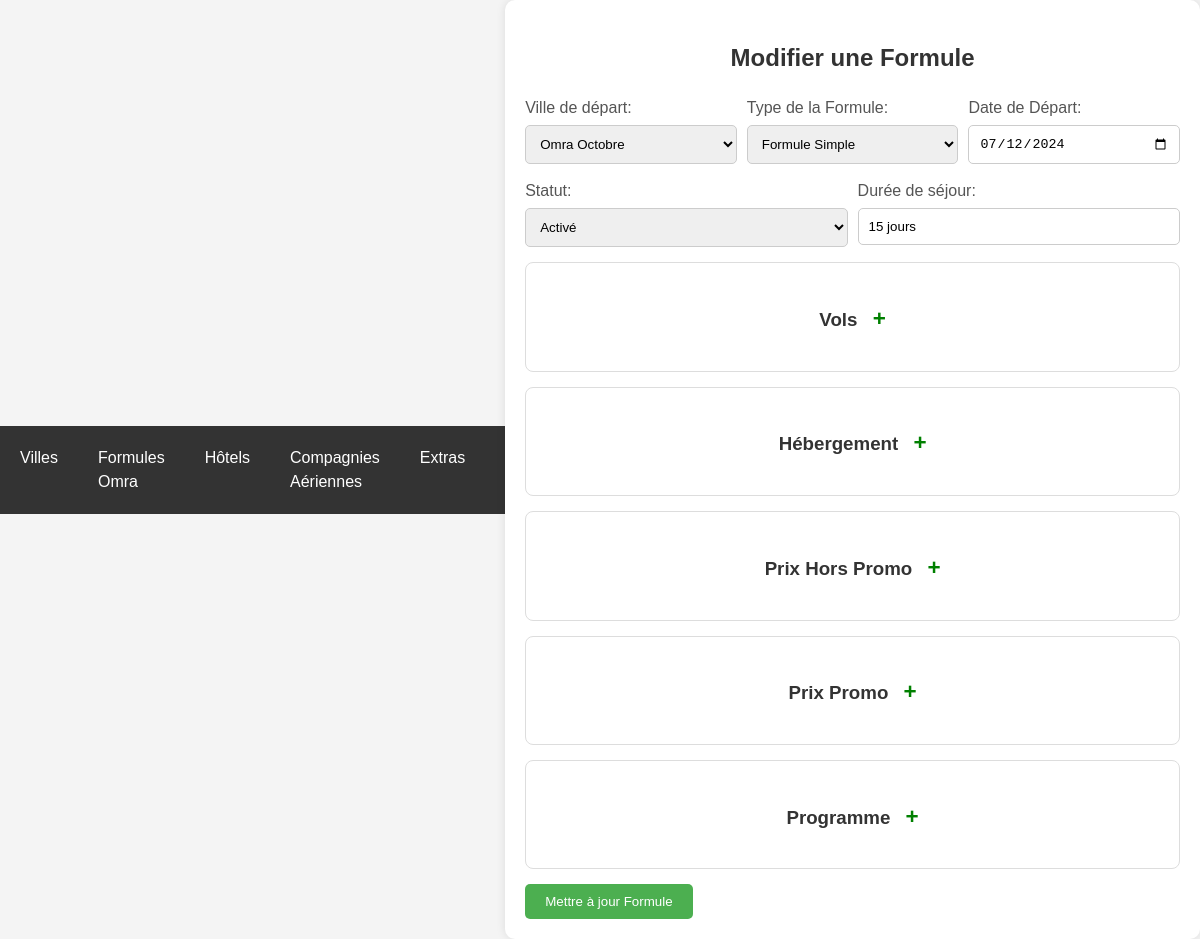
Before: /edit_formule.php?id=11 with the older database file.
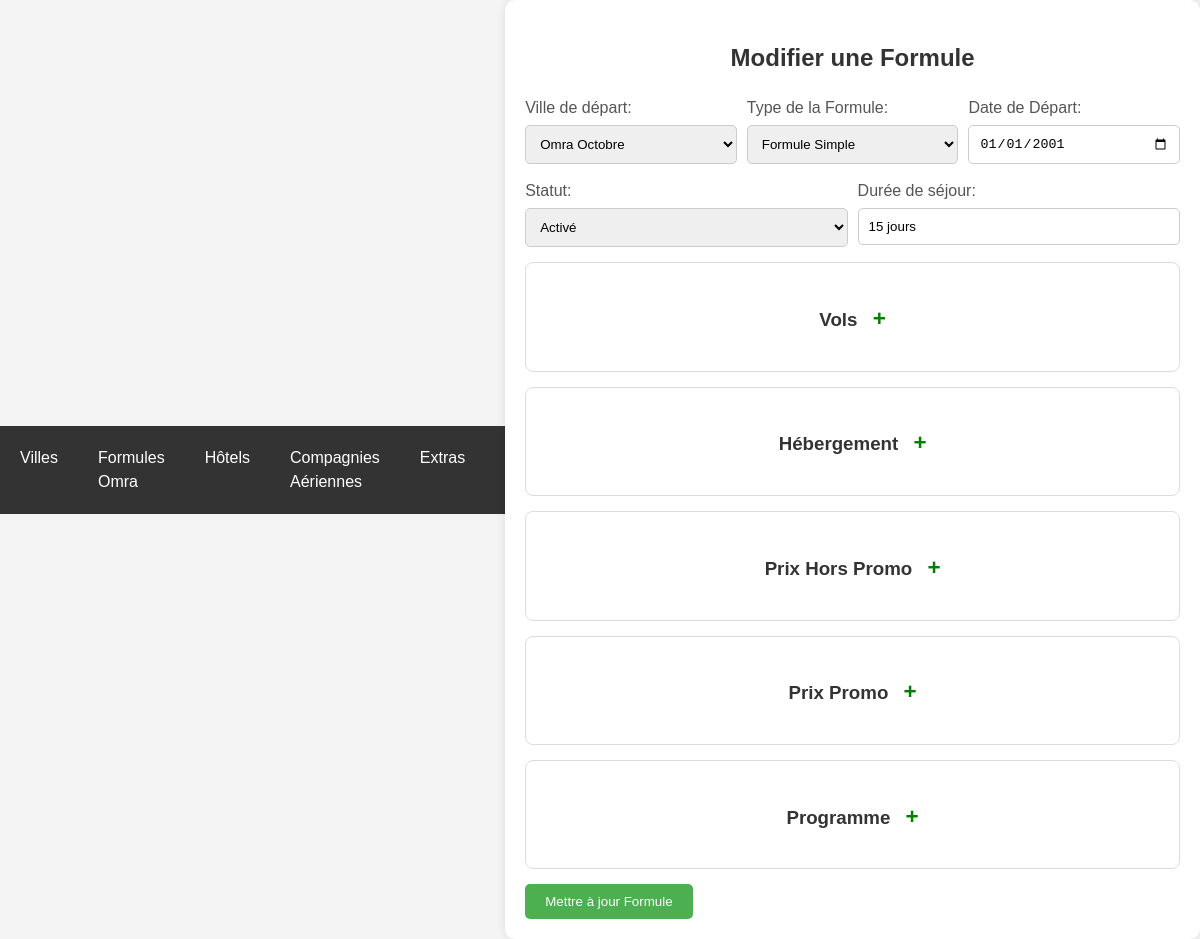
After: the same page with the newer database file.
### tables this page shows
CREATE TABLE `formules` (
  `id` int(11) NOT NULL,
  `package_id` int(11) NOT NULL,
  `date_depart` date DEFAULT NULL,
  `statut` enum('activé','désactivé') NOT NULL,
  `duree_sejour` varchar(255) NOT NULL,
  `prix_chambre_quadruple` decimal(10,2) NOT NULL,
  `prix_chambre_triple` decimal(10,2) NOT NULL,
  `prix_chambre_double` decimal(10,2) NOT NULL,
  `prix_chambre_single` decimal(10,2) NOT NULL,
  `child_discount` decimal(10,2) NOT NULL,
  `prix_bebe` decimal(10,2) NOT NULL,
  `prix_chambre_quadruple_promo` decimal(10,2) NOT NULL,
  `prix_chambre_triple_promo` decimal(10,2) NOT NULL,
  `prix_chambre_double_promo` decimal(10,2) NOT NULL,
  `prix_chambre_single_promo` decimal(10,2) NOT NULL,
  `description` text NOT NULL,
  `type_id` int(11) DEFAULT NULL,
  `created_at` timestamp NOT NULL DEFAULT current_timestamp() ON UPDATE current_timestamp()
);

### edit_formule.php (the view, shortened to what this page needs)
<!DOCTYPE html>
<html lang="fr">
<head>
    <link rel="stylesheet" href="styles.css">
</head>
<body>
    <?php include 'header.php'; ?>
    <div class="container">
        <h2>Modifier une Formule</h2>
        <form action="update_formule_submit.php" method="POST">
            <?php
            include 'db.php';
            if (isset($_GET['id'])) {
                $formuleId = $_GET['id'];
                $sql = "SELECT * FROM formules WHERE id = $formuleId";
                $result = mysqli_query($conn, $sql);
                if (mysqli_num_rows($result) > 0) {
                    $row = mysqli_fetch_assoc($result);
                    $existingPackageId = $row['package_id'];
                    $existingTypeId = $row['type_id'];
                    $existingStatut = $row['statut'];
                    $existingDureeSejour = $row['duree_sejour'];
                    $existingDateDepart = $row['date_depart'];
                } else {
                    echo "Formule not found.";
                    exit;
                }
            } else {
                echo "Formule ID not provided.";
                exit;
            }
            ?>
            <div class="half-width-inputs">
                <div class="input-group">
                    <label for="package">Ville de départ:</label>
                    <select id="package" name="package" class="half-width-input" required>
                        <?php
                        $sql = "SELECT id, nom FROM omra_packages";
                        $result = mysqli_query($conn, $sql);
                        while ($row = mysqli_fetch_assoc($result)) {
                            $selected = ($row["id"] == $existingPackageId) ? 'selected' : '';
                            echo "<option value='" . $row["id"] . "' $selected>" . $row["nom"] . "</option>";
                        }
                        ?>
                    </select>
                </div>
                <div class="input-group">
                    <label for="type">Type de la Formule:</label>
                    <select id="type" name="type" class="half-width-input" required>
                        <?php
                        $sql_types_formules = "SELECT id, nom FROM type_formule_omra WHERE formule_parent_id = $existingPackageId";
                        $result_types_formules = mysqli_query($conn, $sql_types_formules);
                        while ($row = mysqli_fetch_assoc($result_types_formules)) {
                            $selected = ($row["id"] == $existingTypeId) ? 'selected' : '';
                            echo "<option value='" . $row['id'] . "' $selected>" . $row['nom'] . "</option>";
                        }
                        ?>
                    </select>
                </div>
        <div class="input-group">
            <label for="date_depart">Date de Départ:</label>
            <input type="date" id="date_depart" name="date_depart" class="half-width-input" value="<?php echo $existingDateDepart; ?>" required>
        </div>
    </div>
    <div class="half-width-inputs">
        <div class="input-group">
            <label for="statut">Statut:</label>
            <select id="statut" name="statut" class="half-width-input" required>
                <option value="activé" <?php if ($existingStatut == 'activé')
                                            echo 'selected'; ?>>Activé</option>
            </select>
        </div>
        <div class="input-group">
            <label for="duree_sejour">Durée de séjour:</label>
            <input type="text" id="duree_sejour" name="duree_sejour" class="half-width-input" value="<?php echo $existingDureeSejour; ?>" required>
        </div>
    </div>
    <div class="price-inputs" id="vols-container">
        <h3>Vols <span class="toggle-icon" onclick="toggleCollapse(this)">+</span></h3>
    </div>
    <div class="price-inputs">
        <h3>Hébergement <span id="toggle-hebergement" class="toggle-icon" onclick="toggleCollapse(this)">+</span></h3>
    </div>
    <div class="price-inputs">
        <h3>Prix Hors Promo <span class="toggle-icon">+</span></h3>
    </div>
    <div class="price-inputs">
        <h3>Prix Promo <span class="toggle-icon">+</span></h3>
    </div>
    <div class="price-inputs">
        <h3>Programme <span class="toggle-icon">+</span></h3>
    </div>
    <button type="submit">Mettre à jour Formule</button>
    </form>
    </div>
</body>
</html>

### header.php (shortened to what this page needs)
<!DOCTYPE html>
<html lang="fr">
<head>
    <link rel="stylesheet" href="styles.css">
</head>
<body>
    <nav>
        <ul>
            <li>
                <a href="#">Villes</a>
            </li>
            <li>
                <a href="#">Formules Omra</a>
            </li>
            <li>
                <a href="#">Hôtels</a>
            </li>
            <li>
                <a href="#">Compagnies Aériennes</a>
            </li>
            <li>
                <a href="#">Extras</a>
            </li>
        </ul>
    </nav>
</body>
</html>

### css/styles.css (style rules this page uses)
body { font-family: 'Lexend', sans-serif; line-height: 1.5; min-height: 100vh; display: flex; align-items: center; justify-content: center; color: #393232; background-color: #f7f7f7; }

### edit_formule.php (style rules this page uses)
body { font-family: Arial, sans-serif; background-color: #f4f4f4; margin: 0; padding: 0; box-sizing: border-box; }
.container { width: 80%; margin: auto; background-color: #fff; padding: 20px; border-radius: 10px; box-shadow: 0 0 10px rgba(0, 0, 0, 0.1); }
h2 { text-align: center; color: #333; }
form { margin-top: 20px; }
label { display: block; margin-bottom: 5px; color: #555; }
input[type="text"], input[type="number"], textarea, select { width: 100%; padding: 10px; margin-bottom: 15px; border: 1px solid #ccc; border-radius: 5px; box-sizing: border-box; }
button[type="submit"] { background-color: #4caf50; color: #fff; padding: 10px 20px; border: none; border-radius: 5px; cursor: pointer; }
input[type="date"] { width: 100%; padding: 10px; margin-bottom: 15px; border: 1px solid #ccc; border-radius: 5px; box-sizing: border-box; }
.price-inputs { margin-bottom: 15px; }
.price-inputs { border: 1px solid #ddd; padding: 20px; border-radius: 8px; }
.price-inputs h3 { text-align: center; margin-bottom: 15px; color: #333; }
.half-width-inputs { display: flex; flex-wrap: wrap; gap: 10px; }
.input-group { flex: 1; min-width: 150px; }
.half-width-input { width: 100%; box-sizing: border-box; }
.toggle-icon { cursor: pointer; font-size: 1.2em; margin-left: 10px; color: green !important; }

### header.php (style rules this page uses)
body { font-family: Arial, sans-serif; background-color: #f4f4f4; margin: 0; padding: 0; box-sizing: border-box; }
nav { background-color: #333; color: white; padding: 10px; }
nav ul { list-style-type: none; padding: 0; margin: 0; display: flex; }
nav ul li { position: relative; margin-right: 20px; }
nav ul li a { color: white; text-decoration: none; padding: 10px; display: block; }

Changed rows visible on the page:
changed formules "Activé": date_depart "07/12/2024" → "01/01/2001"
